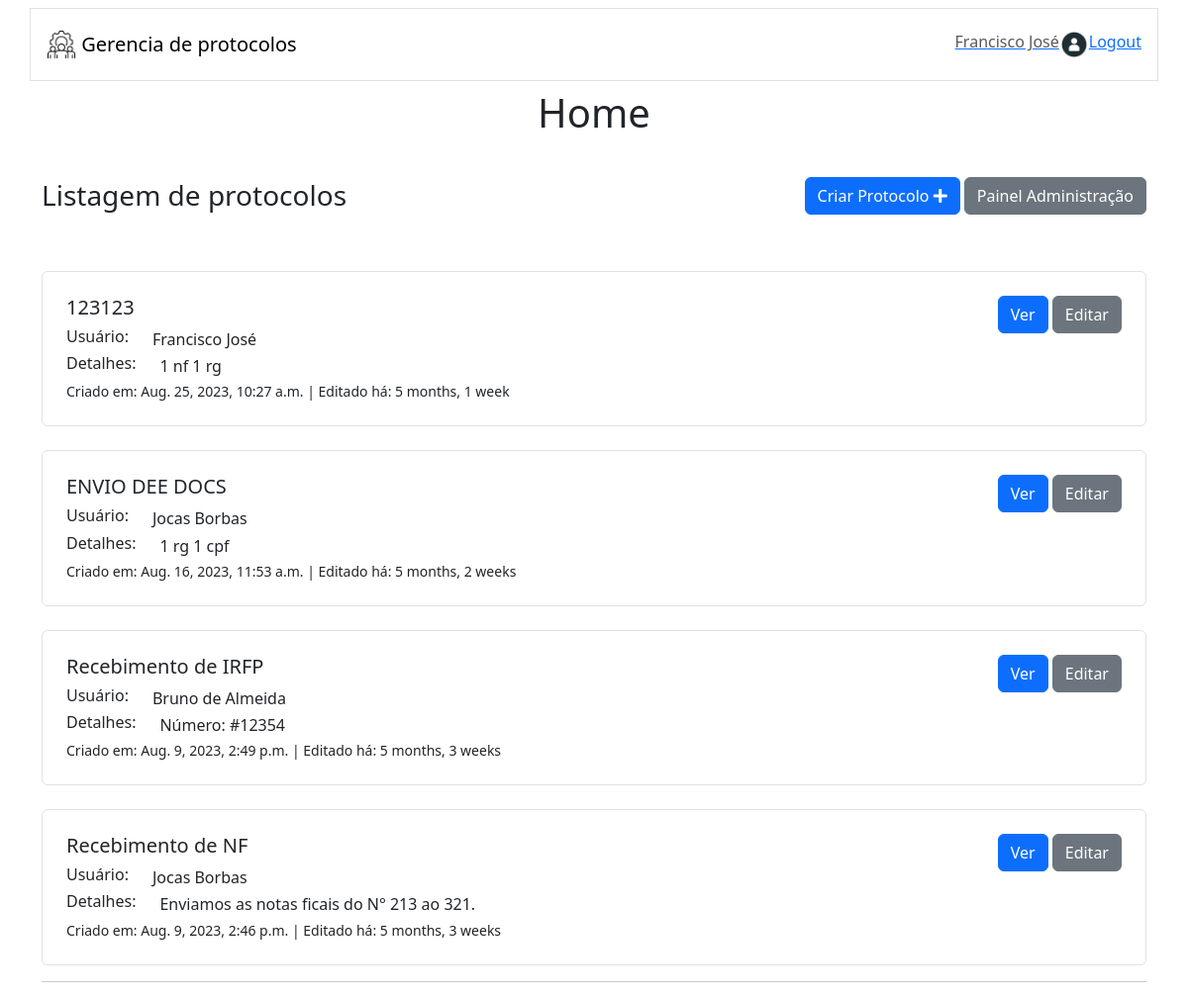
Page / (signed in) on the earlier database version.
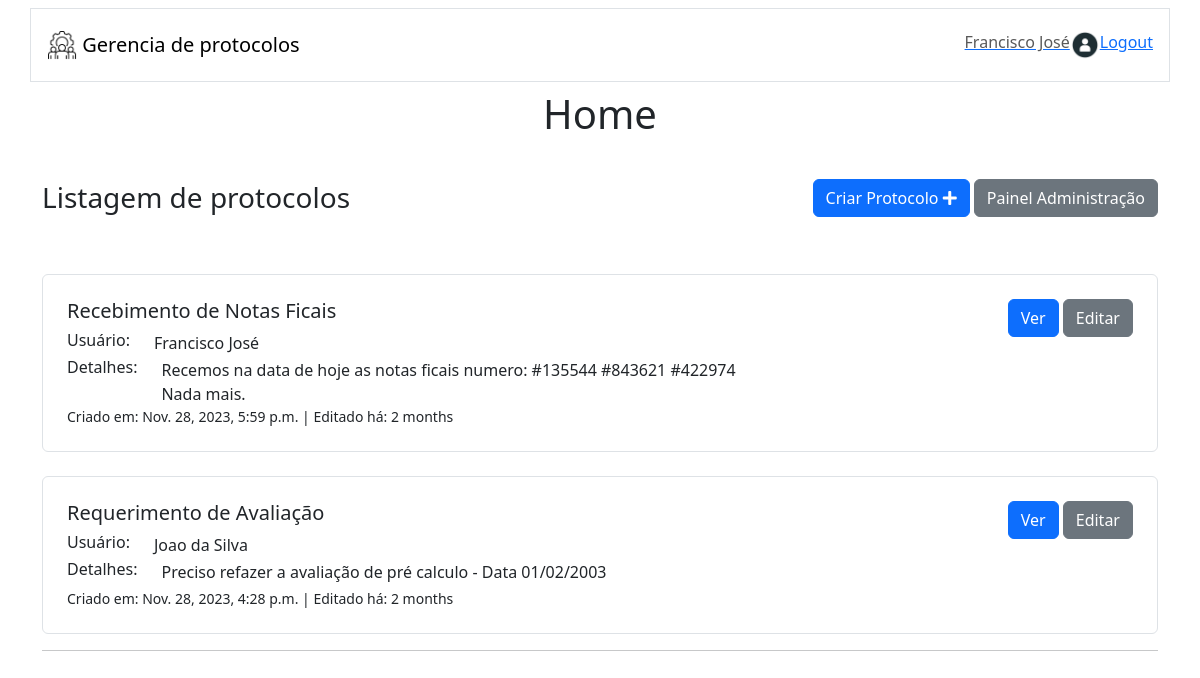
Same page on the later database version.
### ticketApp/models.py (models this page shows, shortened)
class Protocolo(models.Model):
    name = models.CharField(max_length=200)
    author = models.ForeignKey(User, on_delete=models.PROTECT)
    empresa = models.ForeignKey(Empresa, on_delete=models.CASCADE, related_name='protocolos')
    description = models.TextField(null=True, blank=True)
    updated_at = models.DateTimeField(auto_now=True)
    created_at = models.DateTimeField(auto_now_add=True)

class User(AbstractUser):
    name = models.CharField(max_length=100, null=True)
    username = models.CharField(max_length=150, unique=True)
    email = models.EmailField(max_length = 254, null=True, default=None)
    empresa = models.ForeignKey(Empresa, on_delete=models.CASCADE, related_name='usuarios', default=None , null=True)
    supervisor =  models.BooleanField(default=False)
    USERNAME_FIELD = 'username'

### ticketApp/views.py (the view)
# urls.py: path('', views.home_view, name='home_url'),
def home_view(request):
    if request.user.is_authenticated:
      if request.user.is_staff:
        protocolos = Protocolo.objects.all().order_by('-pk') ## Do maior  ID pro menor
      else:
        protocolos = Protocolo.objects.filter(empresa=request.user.empresa).order_by('-pk')
      ctx = {'protocolos': protocolos, 'page': 'home'}
      return render(request, 'home.html', ctx)
    else:
      return redirect('login_url')

### ticketApp/templates/home.html (shortened to what this page needs)
{% extends 'main.html' %}
{% block content %}
{% include 'components/navbar.html' %}
<body>
  <div class="container-fluid body-header">
    <h1>Home</h1>
    <div class="container d-flex justify-content-between align-items-center">
      <h3 class="m-0">Listagem de protocolos</h3>
      <div class="buttons">
        <a class='btn btn-primary' href="{% url 'create_protocol_url' %}"> Criar Protocolo <i class="fas fa-plus"></i>
        </a>
        {% if request.user.is_staff %}
        <a class='btn btn-secondary' href="{% url 'supervisor_url' %}">Painel Administração</a>
        {% endif %}
      </div>
    </div>
  </div>
  <div class="container">
    {% for p in protocolos %}
    {% include 'components/protocol_item.html' %}
    {% endfor %}
    <hr>
  </div>
</body>
{% endblock %}

### ticketApp/templates/components/protocol_item.html
{% block content %}
<div class="listagem container p-4 mt-4 border rounded-top rounded-bottom protocolo">
  <div class="row">
      <div class="col-md-8">
          <div class="row align-items-start">
                <div class="row">
                    <h5>{{p.name}}</h5>
                </div>
                {% if page == 'home'%}
                <div class="row">
                    <div class="col-md-auto"><h6>Usuário:</h6></div>
                    <div class="col">{{p.author.name}}</div>
                </div>
                {% else %}
                <div class="row">
                    <div class="col-md-auto"><h6>Empresa:</h6></div>
                    <div class="col">{{p.empresa}}</div>
                </div>
                {% endif %}
                <div class="row">
                    <div class="col-md-auto"><h6>Detalhes:</h6></div>
                    <div class="col">{{p.description}}</div>
                </div>
                <div class="row">
                    <small>Criado em: {{p.created_at}} | Editado há: {{p.created_at|timesince}}</small>
                </div>
          </div>
      </div>
      <div class="col-md-4 d-flex justify-content-end align-items-start">
          <div class="buttons">
              <button class="btn btn-primary">Ver</button>
              {% if request.user.is_staff %}
              <a href="{% url 'edit_protocol_url' p.id %}" class="btn btn-secondary ml-2">Editar</a>
              {% endif %}
          </div>
      </div>
  </div>
</div>
{% endblock %}

Differences in the rows shown:
removed Protocolo: name "123123", author.name "Francisco José", description "1 nf 1 rg", created_at "Aug. 25, 2023, 10:27 a.m.", created_at "5 months, 1 week"
removed Protocolo: name "ENVIO DEE DOCS", author.name "Jocas Borbas", description "1 rg 1 cpf", created_at "Aug. 16, 2023, 11:53 a.m.", created_at "5 months, 2 weeks"
removed Protocolo: name "Recebimento de IRFP", author.name "Bruno de Almeida", description "Número: #12354", created_at "Aug. 9, 2023, 2:49 p.m.", created_at "5 months, 3 weeks"
removed Protocolo: name "Recebimento de NF", author.name "Jocas Borbas", description "Enviamos as notas ficais do N° 213 ao 321.", created_at "Aug. 9, 2023, 2:46 p.m.", created_at "5 months, 3 weeks"
added Protocolo: name "Recebimento de Notas Ficais", author.name "Francisco José", description "Recemos na data de hoje as notas ficais numero: #135544 #843621 #422974 Nada mais.", created_at "Nov. 28, 2023, 5:59 p.m.", created_at "2 months"
added Protocolo: name "Requerimento de Avaliação", author.name "Joao da Silva", description "Preciso refazer a avaliação de pré calculo - Data 01/02/2003", created_at "Nov. 28, 2023, 4:28 p.m.", created_at "2 months"
